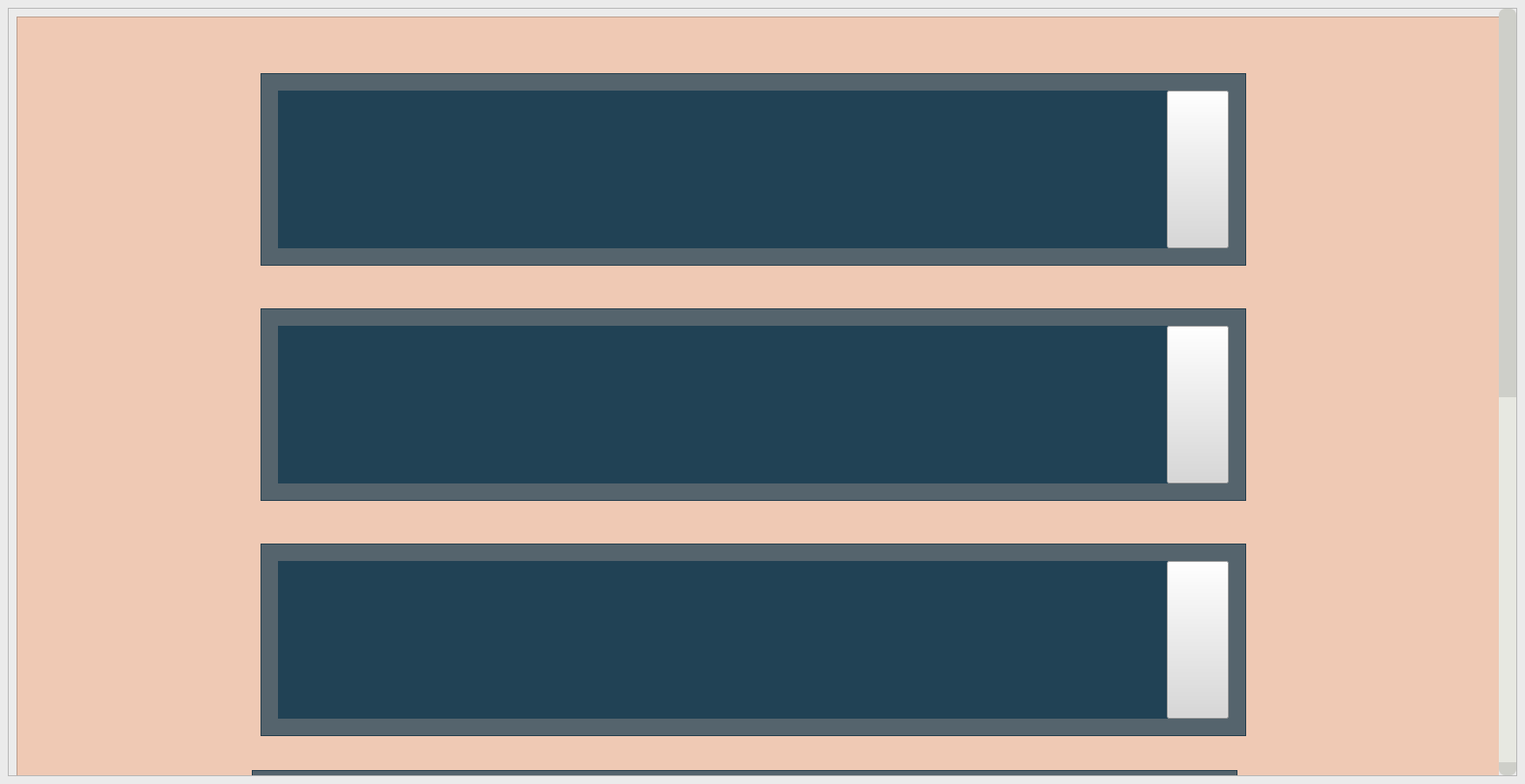
<?xml version="1.0" encoding="UTF-8"?>
<ui version="4.0">
 <class>Guide</class>
 <widget class="QMainWindow" name="Guide">
  <property name="geometry">
   <rect>
    <x>0</x>
    <y>0</y>
    <width>1750</width>
    <height>900</height>
   </rect>
  </property>
  <property name="windowTitle">
   <string>MainWindow</string>
  </property>
  <property name="styleSheet">
   <string notr="true">background-color: rgb(235, 235, 235);</string>
  </property>
  <widget class="QWidget" name="centralwidget">
   <property name="enabled">
    <bool>true</bool>
   </property>
   <property name="sizePolicy">
    <sizepolicy hsizetype="Ignored" vsizetype="Preferred">
     <horstretch>0</horstretch>
     <verstretch>0</verstretch>
    </sizepolicy>
   </property>
   <property name="maximumSize">
    <size>
     <width>16777215</width>
     <height>1830</height>
    </size>
   </property>
   <property name="styleSheet">
    <string notr="true">/*VERTICAL SCROLLBAR*/
QScrollBar:vertical {
	boder: none;
	background-color: rgb(231, 232, 225);
	width:20px;
	margin: 15px 0 15px 0;
	boder-radius: 0px;
}
/*HANDLEBAR VERTICAL*/
QScrollBar::handle:vertical {
	background-color: rgb(206, 207, 201);
	min-height: 60px;
	boder-radius: 14px;
}
QScrollBar::handle:vertical:hover{
	background-color: rgb(206, 207, 201);
}
QScrollBar::handle:vertical:pressed{
	background-color: rgb(206, 207, 201);
}
/*BTN TOP -SCROLLBAR*/
QScrollBar::sub-line:vertical{
	boder:none;
	background-color: rgb(206, 207, 201);
	height: 15px;
	border-top-left-radius: 7px;
	border-top-right-radius: 7px;
	subcontrol-position: top;
	subcontrol-origin: margin;
}
QScrollBar::sub-line:vertical:hover{
	background-color: rgb(206, 207, 201);
}
QScrollBar::sub-line:vertical:pressed{
	background-color: rgb(206, 207, 201);
}
/*BTN BOTTOM -SCROLLBAR*/
QScrollBar::add-line:vertical{
	boder:none;
	background-color: rgb(206, 207, 201);
	height: 15px;
	border-bottom-left-radius: 7px;
	border-bottom-right-radius: 7px;
	subcontrol-position: bottom;
	subcontrol-origin: margin;
}
QScrollBar::add-line:vertical:hover{
	background-color: rgb(206, 207, 201);
}
QScrollBar::add-line:vertical:pressed{
	background-color: rgb(206, 207, 201);
}
/*RESET ARROW*/
QScrollBar::up-arrow:vertical,QScrollBar::down-arrow:vertical{
	background: none;
}
QScrollBar::add-page:vertical,QScrollBar::sub-page:vertical{
	background: none;
}
/*horizontal SCROLLBAR*/
QScrollBar:horizontal {
	boder: none;
	background-color: rgb(231, 232, 225);
	width:20px;
	margin: 15px 0 15px 0;
	boder-radius: 0px;}


</string>
   </property>
   <layout class="QVBoxLayout" name="verticalLayout">
    <item>
     <widget class="QScrollArea" name="scrollArea">
      <property name="sizePolicy">
       <sizepolicy hsizetype="Preferred" vsizetype="Preferred">
        <horstretch>0</horstretch>
        <verstretch>0</verstretch>
       </sizepolicy>
      </property>
      <property name="maximumSize">
       <size>
        <width>2000</width>
        <height>2107</height>
       </size>
      </property>
      <property name="baseSize">
       <size>
        <width>0</width>
        <height>0</height>
       </size>
      </property>
      <property name="styleSheet">
       <string notr="true"/>
      </property>
      <property name="frameShape">
       <enum>QFrame::StyledPanel</enum>
      </property>
      <property name="frameShadow">
       <enum>QFrame::Raised</enum>
      </property>
      <property name="horizontalScrollBarPolicy">
       <enum>Qt::ScrollBarAsNeeded</enum>
      </property>
      <property name="widgetResizable">
       <bool>true</bool>
      </property>
      <property name="alignment">
       <set>Qt::AlignCenter</set>
      </property>
      <widget class="QWidget" name="scrollAreaWidgetContents">
       <property name="geometry">
        <rect>
         <x>0</x>
         <y>0</y>
         <width>2018</width>
         <height>1735</height>
        </rect>
       </property>
       <property name="maximumSize">
        <size>
         <width>16777215</width>
         <height>1735</height>
        </size>
       </property>
       <layout class="QVBoxLayout" name="verticalLayout_2">
        <item>
         <widget class="QFrame" name="frame">
          <property name="enabled">
           <bool>true</bool>
          </property>
          <property name="sizePolicy">
           <sizepolicy hsizetype="Preferred" vsizetype="Preferred">
            <horstretch>0</horstretch>
            <verstretch>0</verstretch>
           </sizepolicy>
          </property>
          <property name="minimumSize">
           <size>
            <width>2000</width>
            <height>2000</height>
           </size>
          </property>
          <property name="maximumSize">
           <size>
            <width>16777215</width>
            <height>16777215</height>
           </size>
          </property>
          <property name="font">
           <font>
            <family>Centaur</family>
            <pointsize>12</pointsize>
           </font>
          </property>
          <property name="toolTipDuration">
           <number>-1</number>
          </property>
          <property name="styleSheet">
           <string notr="true">background-color: rgb(239, 201, 180);</string>
          </property>
          <property name="frameShape">
           <enum>QFrame::StyledPanel</enum>
          </property>
          <property name="frameShadow">
           <enum>QFrame::Raised</enum>
          </property>
          <widget class="QPushButton" name="bckbtn">
           <property name="geometry">
            <rect>
             <x>700</x>
             <y>1670</y>
             <width>181</width>
             <height>41</height>
            </rect>
           </property>
           <property name="font">
            <font>
             <family>Century Schoolbook</family>
             <pointsize>11</pointsize>
             <bold>true</bold>
            </font>
           </property>
           <property name="styleSheet">
            <string notr="true">background-color: rgb(216, 216, 216);</string>
           </property>
           <property name="text">
            <string>Back</string>
           </property>
          </widget>
          <widget class="QFrame" name="frame_11">
           <property name="geometry">
            <rect>
             <x>270</x>
             <y>865</y>
             <width>1131</width>
             <height>221</height>
            </rect>
           </property>
           <property name="styleSheet">
            <string notr="true">background-color: rgba(7, 50, 74, 170);</string>
           </property>
           <property name="frameShape">
            <enum>QFrame::StyledPanel</enum>
           </property>
           <property name="frameShadow">
            <enum>QFrame::Raised</enum>
           </property>
           <widget class="QLabel" name="label_10">
            <property name="geometry">
             <rect>
              <x>20</x>
              <y>20</y>
              <width>1021</width>
              <height>181</height>
             </rect>
            </property>
            <property name="text">
             <string/>
            </property>
            <property name="pixmap">
             <pixmap>../../Downloads/thai.png</pixmap>
            </property>
            <property name="scaledContents">
             <bool>true</bool>
            </property>
           </widget>
           <widget class="QPushButton" name="thai">
            <property name="geometry">
             <rect>
              <x>1040</x>
              <y>20</y>
              <width>71</width>
              <height>181</height>
             </rect>
            </property>
            <property name="styleSheet">
             <string notr="true">background-color: rgb(216, 216, 216);</string>
            </property>
            <property name="text">
             <string/>
            </property>
            <property name="icon">
             <iconset>
              <normaloff>image-removebg-preview.png</normaloff>image-removebg-preview.png</iconset>
            </property>
            <property name="iconSize">
             <size>
              <width>50</width>
              <height>50</height>
             </size>
            </property>
           </widget>
          </widget>
          <widget class="QFrame" name="frame_7">
           <property name="geometry">
            <rect>
             <x>280</x>
             <y>65</y>
             <width>1131</width>
             <height>221</height>
            </rect>
           </property>
           <property name="styleSheet">
            <string notr="true">background-color: rgba(7, 50, 74, 170);</string>
           </property>
           <property name="frameShape">
            <enum>QFrame::StyledPanel</enum>
           </property>
           <property name="frameShadow">
            <enum>QFrame::Raised</enum>
           </property>
           <widget class="QLabel" name="label_6">
            <property name="geometry">
             <rect>
              <x>20</x>
              <y>20</y>
              <width>1021</width>
              <height>181</height>
             </rect>
            </property>
            <property name="text">
             <string/>
            </property>
            <property name="pixmap">
             <pixmap>../../Downloads/japanese.png</pixmap>
            </property>
            <property name="scaledContents">
             <bool>true</bool>
            </property>
           </widget>
           <widget class="QPushButton" name="japanese">
            <property name="geometry">
             <rect>
              <x>1040</x>
              <y>20</y>
              <width>71</width>
              <height>181</height>
             </rect>
            </property>
            <property name="styleSheet">
             <string notr="true">background-color: rgb(216, 216, 216);</string>
            </property>
            <property name="text">
             <string/>
            </property>
            <property name="icon">
             <iconset>
              <normaloff>image-removebg-preview.png</normaloff>image-removebg-preview.png</iconset>
            </property>
            <property name="iconSize">
             <size>
              <width>50</width>
              <height>50</height>
             </size>
            </property>
           </widget>
          </widget>
          <widget class="QFrame" name="frame_10">
           <property name="geometry">
            <rect>
             <x>280</x>
             <y>605</y>
             <width>1131</width>
             <height>221</height>
            </rect>
           </property>
           <property name="styleSheet">
            <string notr="true">background-color: rgba(7, 50, 74, 170);</string>
           </property>
           <property name="frameShape">
            <enum>QFrame::StyledPanel</enum>
           </property>
           <property name="frameShadow">
            <enum>QFrame::Raised</enum>
           </property>
           <widget class="QLabel" name="label_9">
            <property name="geometry">
             <rect>
              <x>20</x>
              <y>20</y>
              <width>1021</width>
              <height>181</height>
             </rect>
            </property>
            <property name="text">
             <string/>
            </property>
            <property name="pixmap">
             <pixmap>../../Downloads/s indian.png</pixmap>
            </property>
            <property name="scaledContents">
             <bool>true</bool>
            </property>
           </widget>
           <widget class="QPushButton" name="si">
            <property name="geometry">
             <rect>
              <x>1040</x>
              <y>20</y>
              <width>71</width>
              <height>181</height>
             </rect>
            </property>
            <property name="styleSheet">
             <string notr="true">background-color: rgb(216, 216, 216);</string>
            </property>
            <property name="text">
             <string/>
            </property>
            <property name="icon">
             <iconset>
              <normaloff>image-removebg-preview.png</normaloff>image-removebg-preview.png</iconset>
            </property>
            <property name="iconSize">
             <size>
              <width>50</width>
              <height>50</height>
             </size>
            </property>
           </widget>
          </widget>
          <widget class="QFrame" name="frame_9">
           <property name="geometry">
            <rect>
             <x>280</x>
             <y>335</y>
             <width>1131</width>
             <height>221</height>
            </rect>
           </property>
           <property name="styleSheet">
            <string notr="true">background-color: rgba(7, 50, 74, 170);</string>
           </property>
           <property name="frameShape">
            <enum>QFrame::StyledPanel</enum>
           </property>
           <property name="frameShadow">
            <enum>QFrame::Raised</enum>
           </property>
           <widget class="QLabel" name="label_8">
            <property name="geometry">
             <rect>
              <x>20</x>
              <y>20</y>
              <width>1021</width>
              <height>181</height>
             </rect>
            </property>
            <property name="text">
             <string/>
            </property>
            <property name="pixmap">
             <pixmap>../../Downloads/n indian.png</pixmap>
            </property>
            <property name="scaledContents">
             <bool>true</bool>
            </property>
           </widget>
           <widget class="QPushButton" name="ni">
            <property name="geometry">
             <rect>
              <x>1040</x>
              <y>20</y>
              <width>71</width>
              <height>181</height>
             </rect>
            </property>
            <property name="styleSheet">
             <string notr="true">background-color: rgb(216, 216, 216);</string>
            </property>
            <property name="text">
             <string/>
            </property>
            <property name="icon">
             <iconset>
              <normaloff>image-removebg-preview.png</normaloff>image-removebg-preview.png</iconset>
            </property>
            <property name="iconSize">
             <size>
              <width>50</width>
              <height>50</height>
             </size>
            </property>
           </widget>
          </widget>
          <widget class="QFrame" name="frame_8">
           <property name="geometry">
            <rect>
             <x>270</x>
             <y>1145</y>
             <width>1131</width>
             <height>221</height>
            </rect>
           </property>
           <property name="styleSheet">
            <string notr="true">background-color: rgba(7, 50, 74, 170);</string>
           </property>
           <property name="frameShape">
            <enum>QFrame::StyledPanel</enum>
           </property>
           <property name="frameShadow">
            <enum>QFrame::Raised</enum>
           </property>
           <widget class="QLabel" name="label_13">
            <property name="geometry">
             <rect>
              <x>20</x>
              <y>20</y>
              <width>1021</width>
              <height>181</height>
             </rect>
            </property>
            <property name="text">
             <string/>
            </property>
            <property name="pixmap">
             <pixmap>../../Downloads/mexican.png</pixmap>
            </property>
            <property name="scaledContents">
             <bool>true</bool>
            </property>
           </widget>
           <widget class="QPushButton" name="mexican">
            <property name="geometry">
             <rect>
              <x>1040</x>
              <y>20</y>
              <width>71</width>
              <height>181</height>
             </rect>
            </property>
            <property name="styleSheet">
             <string notr="true">background-color: rgb(216, 216, 216);</string>
            </property>
            <property name="text">
             <string/>
            </property>
            <property name="icon">
             <iconset>
              <normaloff>image-removebg-preview.png</normaloff>image-removebg-preview.png</iconset>
            </property>
            <property name="iconSize">
             <size>
              <width>50</width>
              <height>50</height>
             </size>
            </property>
           </widget>
          </widget>
          <widget class="QFrame" name="frame_2">
           <property name="geometry">
            <rect>
             <x>270</x>
             <y>1435</y>
             <width>1131</width>
             <height>221</height>
            </rect>
           </property>
           <property name="styleSheet">
            <string notr="true">background-color: rgba(7, 50, 74, 170);</string>
           </property>
           <property name="frameShape">
            <enum>QFrame::StyledPanel</enum>
           </property>
           <property name="frameShadow">
            <enum>QFrame::Raised</enum>
           </property>
           <widget class="QLabel" name="label_14">
            <property name="geometry">
             <rect>
              <x>20</x>
              <y>20</y>
              <width>1021</width>
              <height>181</height>
             </rect>
            </property>
            <property name="text">
             <string/>
            </property>
            <property name="pixmap">
             <pixmap>../../Downloads/american.png</pixmap>
            </property>
            <property name="scaledContents">
             <bool>true</bool>
            </property>
           </widget>
           <widget class="QPushButton" name="american">
            <property name="geometry">
             <rect>
              <x>1040</x>
              <y>20</y>
              <width>71</width>
              <height>181</height>
             </rect>
            </property>
            <property name="cursor">
             <cursorShape>PointingHandCursor</cursorShape>
            </property>
            <property name="styleSheet">
             <string notr="true">background-color: rgb(216, 216, 216);</string>
            </property>
            <property name="text">
             <string/>
            </property>
            <property name="icon">
             <iconset>
              <normaloff>image-removebg-preview.png</normaloff>image-removebg-preview.png</iconset>
            </property>
            <property name="iconSize">
             <size>
              <width>50</width>
              <height>50</height>
             </size>
            </property>
           </widget>
          </widget>
         </widget>
        </item>
       </layout>
      </widget>
     </widget>
    </item>
   </layout>
  </widget>
 </widget>
 <resources>
  <include location="guidepgheading.qrc"/>
 </resources>
 <connections/>
</ui>
